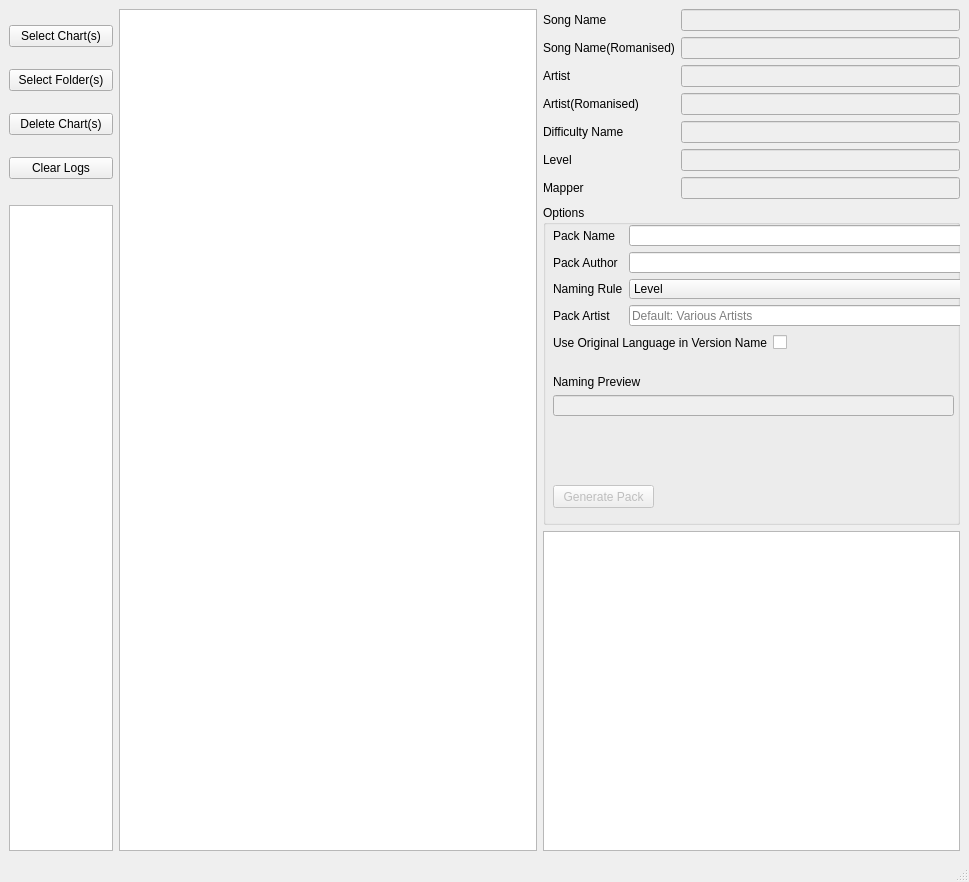
<?xml version="1.0" encoding="UTF-8"?>
<ui version="4.0">
 <class>MainWindow</class>
 <widget class="QMainWindow" name="MainWindow">
  <property name="geometry">
   <rect>
    <x>0</x>
    <y>0</y>
    <width>969</width>
    <height>882</height>
   </rect>
  </property>
  <property name="windowTitle">
   <string>Osu! Collection Formatter v2.0 (Powered by WS)</string>
  </property>
  <widget class="QWidget" name="centralwidget">
   <layout class="QGridLayout" name="gridLayout_2" rowstretch="2,4,4" columnstretch="2,8,8">
    <item row="0" column="1" rowspan="3">
     <layout class="QGridLayout" name="gridLayout">
      <item row="0" column="1">
       <widget class="QListWidget" name="song_list">
        <property name="selectionMode">
         <enum>QAbstractItemView::ExtendedSelection</enum>
        </property>
       </widget>
      </item>
     </layout>
    </item>
    <item row="1" column="0" rowspan="2">
     <widget class="QTextBrowser" name="debug"/>
    </item>
    <item row="0" column="2">
     <layout class="QFormLayout" name="formLayout">
      <item row="0" column="0">
       <widget class="QLabel" name="songNameLabel">
        <property name="text">
         <string>Song Name</string>
        </property>
       </widget>
      </item>
      <item row="0" column="1">
       <widget class="QLineEdit" name="songNameLineEdit">
        <property name="enabled">
         <bool>false</bool>
        </property>
       </widget>
      </item>
      <item row="1" column="0">
       <widget class="QLabel" name="songNameRomanisedLabel">
        <property name="text">
         <string>Song Name(Romanised)</string>
        </property>
       </widget>
      </item>
      <item row="1" column="1">
       <widget class="QLineEdit" name="songNameRomanisedLineEdit">
        <property name="enabled">
         <bool>false</bool>
        </property>
       </widget>
      </item>
      <item row="2" column="0">
       <widget class="QLabel" name="artistLabel">
        <property name="text">
         <string>Artist</string>
        </property>
       </widget>
      </item>
      <item row="2" column="1">
       <widget class="QLineEdit" name="artistLineEdit">
        <property name="enabled">
         <bool>false</bool>
        </property>
       </widget>
      </item>
      <item row="3" column="0">
       <widget class="QLabel" name="artistRomanisedLabel">
        <property name="text">
         <string>Artist(Romanised)</string>
        </property>
       </widget>
      </item>
      <item row="3" column="1">
       <widget class="QLineEdit" name="artistRomanisedLineEdit">
        <property name="enabled">
         <bool>false</bool>
        </property>
       </widget>
      </item>
      <item row="4" column="0">
       <widget class="QLabel" name="difficultynameLabel">
        <property name="text">
         <string>Difficulty Name</string>
        </property>
       </widget>
      </item>
      <item row="4" column="1">
       <widget class="QLineEdit" name="difficultynameLineEdit">
        <property name="enabled">
         <bool>false</bool>
        </property>
       </widget>
      </item>
      <item row="5" column="0">
       <widget class="QLabel" name="levelLabel">
        <property name="text">
         <string>Level</string>
        </property>
       </widget>
      </item>
      <item row="5" column="1">
       <widget class="QLineEdit" name="levelLineEdit">
        <property name="enabled">
         <bool>false</bool>
        </property>
       </widget>
      </item>
      <item row="6" column="0">
       <widget class="QLabel" name="mapperLabel">
        <property name="text">
         <string>Mapper</string>
        </property>
       </widget>
      </item>
      <item row="6" column="1">
       <widget class="QLineEdit" name="mapperLineEdit">
        <property name="enabled">
         <bool>false</bool>
        </property>
       </widget>
      </item>
     </layout>
    </item>
    <item row="0" column="0">
     <layout class="QVBoxLayout" name="verticalLayout">
      <item>
       <widget class="QPushButton" name="select_chart">
        <property name="text">
         <string>Select Chart(s)</string>
        </property>
       </widget>
      </item>
      <item>
       <widget class="QPushButton" name="selectFolder">
        <property name="text">
         <string>Select Folder(s)</string>
        </property>
       </widget>
      </item>
      <item>
       <widget class="QPushButton" name="delete_chart">
        <property name="text">
         <string>Delete Chart(s)</string>
        </property>
       </widget>
      </item>
      <item>
       <widget class="QPushButton" name="clearLog">
        <property name="text">
         <string>Clear Logs</string>
        </property>
       </widget>
      </item>
     </layout>
    </item>
    <item row="1" column="2">
     <layout class="QGridLayout" name="gridLayout_3">
      <item row="0" column="0">
       <widget class="QGroupBox" name="optionsGroupBox">
        <property name="title">
         <string>Options</string>
        </property>
        <widget class="QWidget" name="formLayoutWidget_2">
         <property name="geometry">
          <rect>
           <x>10</x>
           <y>20</y>
           <width>521</width>
           <height>101</height>
          </rect>
         </property>
         <layout class="QFormLayout" name="formLayout_3">
          <item row="0" column="0">
           <widget class="QLabel" name="packNameLabel">
            <property name="text">
             <string>Pack Name</string>
            </property>
           </widget>
          </item>
          <item row="0" column="1">
           <widget class="QLineEdit" name="packNameLineEdit"/>
          </item>
          <item row="1" column="0">
           <widget class="QLabel" name="packAuthorLabel">
            <property name="text">
             <string>Pack Author</string>
            </property>
           </widget>
          </item>
          <item row="1" column="1">
           <widget class="QLineEdit" name="packAuthorLineEdit"/>
          </item>
          <item row="2" column="0">
           <widget class="QLabel" name="namingRuleLabel">
            <property name="text">
             <string>Naming Rule</string>
            </property>
           </widget>
          </item>
          <item row="2" column="1">
           <widget class="QComboBox" name="namingRuleComboBox">
            <item>
             <property name="text">
              <string>Level</string>
             </property>
            </item>
            <item>
             <property name="text">
              <string>Difficulty Name</string>
             </property>
            </item>
           </widget>
          </item>
          <item row="3" column="0">
           <widget class="QLabel" name="packArtistLabel">
            <property name="text">
             <string>Pack Artist</string>
            </property>
           </widget>
          </item>
          <item row="3" column="1">
           <widget class="QLineEdit" name="packArtistLineEdit">
            <property name="inputMask">
             <string/>
            </property>
            <property name="placeholderText">
             <string>Default: Various Artists</string>
            </property>
           </widget>
          </item>
         </layout>
        </widget>
        <widget class="QWidget" name="formLayoutWidget_3">
         <property name="geometry">
          <rect>
           <x>10</x>
           <y>130</y>
           <width>521</width>
           <height>33</height>
          </rect>
         </property>
         <layout class="QFormLayout" name="formLayout_4">
          <item row="0" column="1">
           <widget class="QCheckBox" name="useOriginalLanguageInVersionNameCheckBox"/>
          </item>
          <item row="0" column="0">
           <widget class="QLabel" name="useOriginalLanguageInVersionNameLabel">
            <property name="text">
             <string>Use Original Language in Version Name</string>
            </property>
           </widget>
          </item>
         </layout>
        </widget>
        <widget class="QPushButton" name="generateButton">
         <property name="enabled">
          <bool>false</bool>
         </property>
         <property name="geometry">
          <rect>
           <x>10</x>
           <y>280</y>
           <width>101</width>
           <height>23</height>
          </rect>
         </property>
         <property name="text">
          <string>Generate Pack</string>
         </property>
        </widget>
        <widget class="QWidget" name="formLayoutWidget">
         <property name="geometry">
          <rect>
           <x>10</x>
           <y>170</y>
           <width>401</width>
           <height>41</height>
          </rect>
         </property>
         <layout class="QFormLayout" name="formLayout_2">
          <item row="0" column="0">
           <widget class="QLabel" name="previewLabel">
            <property name="text">
             <string>Naming Preview</string>
            </property>
           </widget>
          </item>
          <item row="1" column="0" colspan="2">
           <widget class="QLineEdit" name="lineEdit">
            <property name="enabled">
             <bool>false</bool>
            </property>
           </widget>
          </item>
         </layout>
        </widget>
       </widget>
      </item>
     </layout>
    </item>
    <item row="2" column="2">
     <widget class="QTextBrowser" name="progressField"/>
    </item>
   </layout>
  </widget>
  <widget class="QStatusBar" name="statusbar"/>
 </widget>
 <resources/>
 <connections>
  <connection>
   <sender>select_chart</sender>
   <signal>clicked()</signal>
   <receiver>MainWindow</receiver>
   <slot>browse_beatmaps()</slot>
   <hints>
    <hint type="sourcelabel">
     <x>113</x>
     <y>45</y>
    </hint>
    <hint type="destinationlabel">
     <x>476</x>
     <y>407</y>
    </hint>
   </hints>
  </connection>
  <connection>
   <sender>song_list</sender>
   <signal>itemClicked(QListWidgetItem*)</signal>
   <receiver>MainWindow</receiver>
   <slot>display_info()</slot>
   <hints>
    <hint type="sourcelabel">
     <x>295</x>
     <y>272</y>
    </hint>
    <hint type="destinationlabel">
     <x>632</x>
     <y>274</y>
    </hint>
   </hints>
  </connection>
  <connection>
   <sender>delete_chart</sender>
   <signal>clicked()</signal>
   <receiver>MainWindow</receiver>
   <slot>remove_chart()</slot>
   <hints>
    <hint type="sourcelabel">
     <x>75</x>
     <y>129</y>
    </hint>
    <hint type="destinationlabel">
     <x>631</x>
     <y>530</y>
    </hint>
   </hints>
  </connection>
  <connection>
   <sender>clearLog</sender>
   <signal>clicked()</signal>
   <receiver>debug</receiver>
   <slot>clear()</slot>
   <hints>
    <hint type="sourcelabel">
     <x>49</x>
     <y>164</y>
    </hint>
    <hint type="destinationlabel">
     <x>65</x>
     <y>296</y>
    </hint>
   </hints>
  </connection>
  <connection>
   <sender>packNameLineEdit</sender>
   <signal>textEdited(QString)</signal>
   <receiver>MainWindow</receiver>
   <slot>toggle_generate()</slot>
   <hints>
    <hint type="sourcelabel">
     <x>670</x>
     <y>226</y>
    </hint>
    <hint type="destinationlabel">
     <x>568</x>
     <y>-4</y>
    </hint>
   </hints>
  </connection>
  <connection>
   <sender>packAuthorLineEdit</sender>
   <signal>textEdited(QString)</signal>
   <receiver>MainWindow</receiver>
   <slot>toggle_generate()</slot>
   <hints>
    <hint type="sourcelabel">
     <x>723</x>
     <y>253</y>
    </hint>
    <hint type="destinationlabel">
     <x>448</x>
     <y>8</y>
    </hint>
   </hints>
  </connection>
  <connection>
   <sender>generateButton</sender>
   <signal>clicked()</signal>
   <receiver>MainWindow</receiver>
   <slot>format_pack()</slot>
   <hints>
    <hint type="sourcelabel">
     <x>603</x>
     <y>487</y>
    </hint>
    <hint type="destinationlabel">
     <x>612</x>
     <y>-13</y>
    </hint>
   </hints>
  </connection>
 </connections>
 <slots>
  <slot>browse_beatmaps()</slot>
  <slot>display_info()</slot>
  <slot>remove_chart()</slot>
  <slot>format_pack()</slot>
  <slot>toggle_generate()</slot>
 </slots>
</ui>
